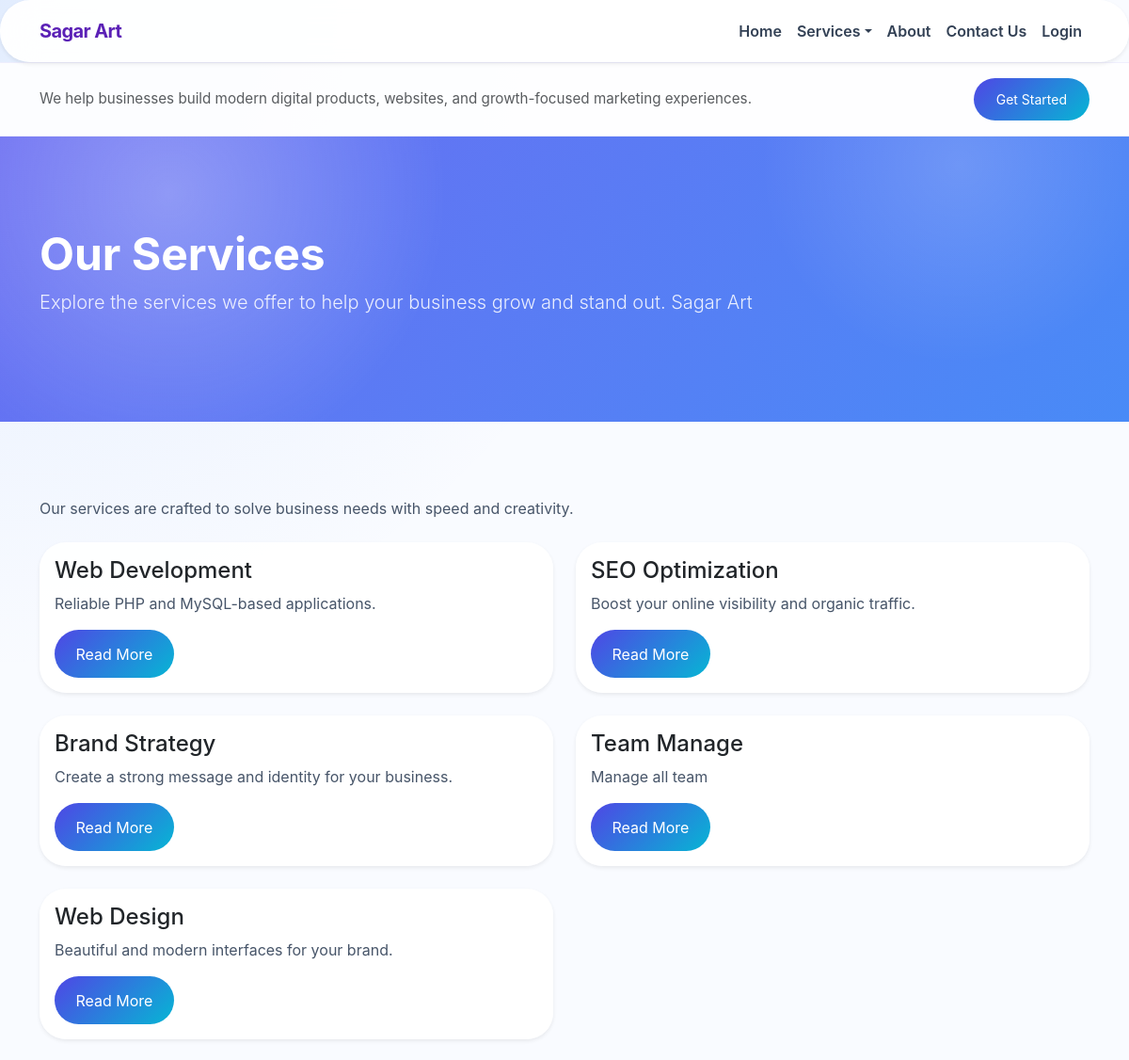
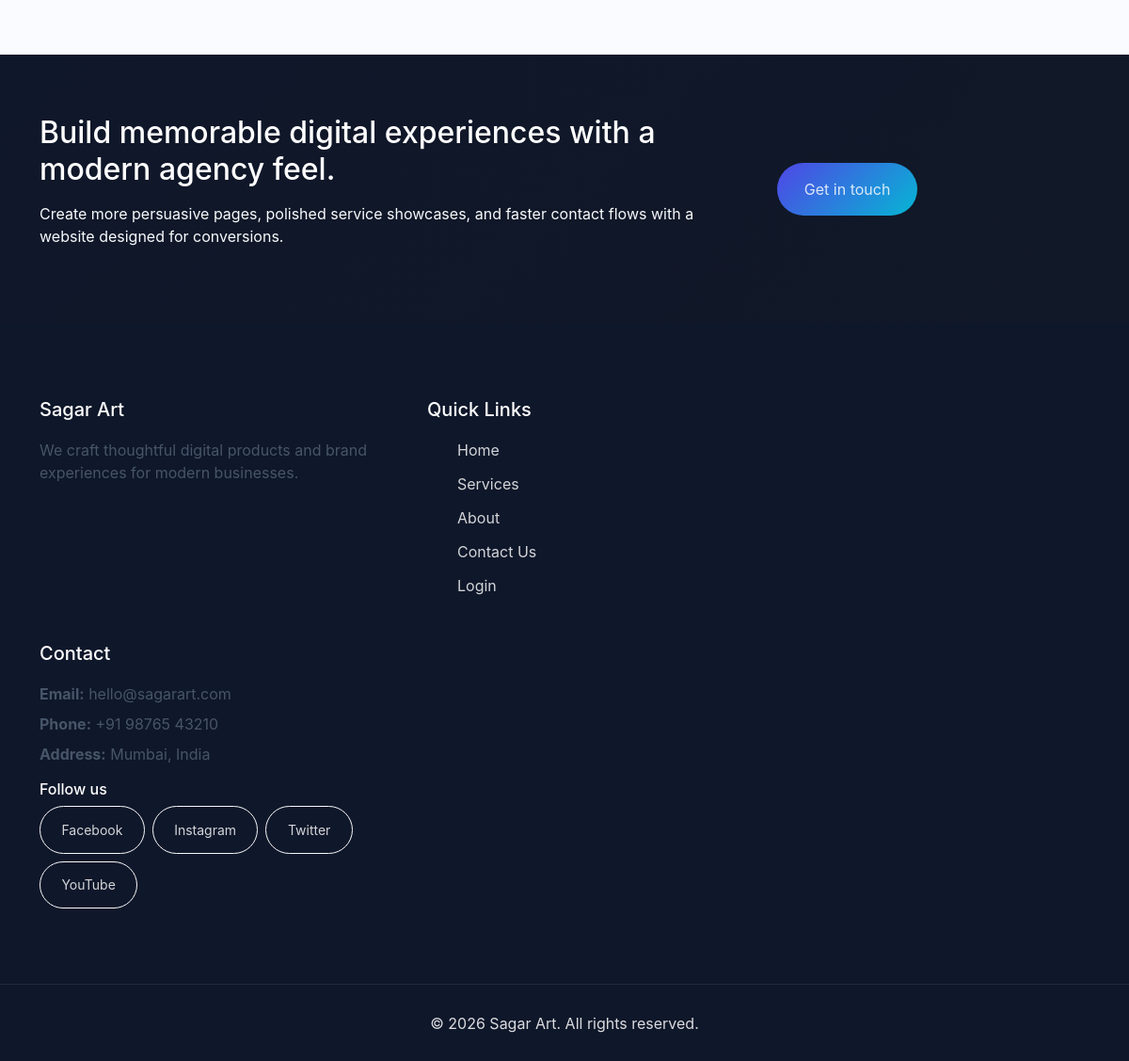
/services.php, run on the app's committed database (2 pictures, top to bottom).
### tables this page shows
CREATE TABLE `site_settings` (
  `id` int(11) NOT NULL,
  `site_name` varchar(255) NOT NULL DEFAULT 'Sagar Art',
  `tagline` varchar(255) DEFAULT NULL,
  `footer_about` text DEFAULT NULL,
  `footer_email` varchar(255) DEFAULT NULL,
  `footer_phone` varchar(255) DEFAULT NULL,
  `footer_address` text DEFAULT NULL,
  `footer_copyright` varchar(255) DEFAULT NULL,
  `header_text` text DEFAULT NULL,
  `header_cta_text` varchar(255) DEFAULT NULL,
  `header_cta_link` varchar(255) DEFAULT NULL,
  `favicon_url` varchar(255) DEFAULT NULL,
  `logo_url` varchar(255) DEFAULT NULL,
  `meta_title` varchar(255) DEFAULT NULL,
  `meta_description` text DEFAULT NULL,
  `facebook_url` varchar(255) DEFAULT NULL,
  `instagram_url` varchar(255) DEFAULT NULL,
  `twitter_url` varchar(255) DEFAULT NULL,
  `youtube_url` varchar(255) DEFAULT NULL
);

CREATE TABLE `menu_items` (
  `id` int(11) NOT NULL,
  `label` varchar(255) NOT NULL,
  `link` varchar(255) NOT NULL,
  `menu_order` int(11) NOT NULL DEFAULT 0,
  `is_active` tinyint(1) NOT NULL DEFAULT 1,
  `has_dropdown` tinyint(1) NOT NULL DEFAULT 0
);

CREATE TABLE `pages` (
  `id` int(11) NOT NULL,
  `slug` varchar(100) NOT NULL,
  `title` varchar(255) NOT NULL,
  `content` text NOT NULL,
  `hero_title` varchar(255) DEFAULT NULL,
  `hero_text` text DEFAULT NULL,
  `image_url` varchar(255) DEFAULT NULL,
  `show_in_menu` tinyint(1) NOT NULL DEFAULT 1,
  `menu_order` int(11) NOT NULL DEFAULT 0,
  `hero_video_url` varchar(255) DEFAULT NULL
);

CREATE TABLE `services` (
  `id` int(11) NOT NULL,
  `title` varchar(255) NOT NULL,
  `slug` varchar(100) NOT NULL,
  `summary` text NOT NULL,
  `content` text NOT NULL,
  `image_url` varchar(255) DEFAULT NULL,
  `display_order` int(11) NOT NULL DEFAULT 0,
  `is_featured` tinyint(1) NOT NULL DEFAULT 0
);

### includes/config.php (called while the page is built, shortened)
<?php
function getPageContent($conn, $slug) {
    $stmt = $conn->prepare('SELECT id, slug, title, content, hero_title, hero_text, image_url, hero_video_url, show_in_menu, menu_order FROM pages WHERE slug = ? LIMIT 1');
    $stmt->bind_param('s', $slug);
    $stmt->execute();
    $result = $stmt->get_result();
    return $result->fetch_assoc();
}
function getHeaderMenuItems($conn) {
    $result = $conn->query('SELECT id, label, link, has_dropdown FROM menu_items WHERE is_active = 1 ORDER BY menu_order ASC, id ASC');
    return $result ? $result->fetch_all(MYSQLI_ASSOC) : [];
}
function getSiteSettings($conn) {
    $result = $conn->query('SELECT * FROM site_settings ORDER BY id DESC LIMIT 1');
    $settings = $result ? $result->fetch_assoc() : [];
    $defaults = [
        'site_name' => 'Sagar Art',
        'tagline' => 'Creative digital experiences that elevate brands.',
        'header_text' => 'We help businesses build modern digital products, websites, and growth-focused marketing experiences.',
        'header_cta_text' => 'Get Started',
        'header_cta_link' => 'contact.php',
        'footer_about' => 'We craft thoughtful digital products and brand experiences for modern businesses.',
        'footer_email' => 'hello@sagarart.com',
        'footer_phone' => '+91 98765 43210',
        'footer_address' => 'Mumbai, India',
        'footer_copyright' => '© 2026 Sagar Art. All rights reserved.',
        'favicon_url' => '',
        'logo_url' => '',
        'meta_title' => '',
        'meta_description' => '',
        'facebook_url' => '',
        'instagram_url' => '',
        'twitter_url' => '',
        'youtube_url' => ''
    ];
    return $settings;
}
function getServices($conn) {
    $result = $conn->query('SELECT id, title, slug, summary, content, image_url, display_order, is_featured FROM services ORDER BY display_order ASC, id ASC');
    return $result ? $result->fetch_all(MYSQLI_ASSOC) : [];
}
?>

### services.php (the view, shortened to what this page needs)
<?php
require 'includes/config.php';
$page = getPageContent($conn, 'services');
$services = getServices($conn);
?>
<!DOCTYPE html>
<html lang="en">
<head>
  <link href="https://cdn.jsdelivr.net/npm/bootstrap@5.3.3/dist/css/bootstrap.min.css" rel="stylesheet">
  <link rel="stylesheet" href="assets/css/style.css">
</head>
<body>
  <?php include 'includes/header.php'; ?>
  <section class="page-hero text-white d-flex align-items-center">
    <div class="container">
      <h1 class="display-5 fw-bold"><?php echo htmlspecialchars($page['hero_title'] ?? $page['title']); ?></h1>
      <p class="lead"><?php echo htmlspecialchars($page['hero_text'] ?? ''); ?></p>
    </div>
  </section>
  <section class="py-5">
    <div class="container">
      <p class="mb-4"><?php echo nl2br(htmlspecialchars($page['content'])); ?></p>
      <div class="row g-4">
        <?php foreach ($services as $service): ?>
          <div class="col-md-6">
            <div class="card h-100 shadow-sm">
              <div class="card-body">
                <h4 class="card-title"><?php echo htmlspecialchars($service['title']); ?></h4>
                <p class="card-text"><?php echo htmlspecialchars($service['summary']); ?></p>
                <a href="service.php?slug=<?php echo urlencode($service['slug']); ?>" class="btn btn-primary">Read More</a>
              </div>
            </div>
          </div>
        <?php endforeach; ?>
      </div>
    </div>
  </section>
  <?php include 'includes/footer.php'; ?>
</body>
</html>

### includes/header.php (shortened to what this page needs)
<?php
$siteSettings = getSiteSettings($conn);
$headerMenuItems = getHeaderMenuItems($conn);
?>
<nav class="navbar navbar-expand-lg sticky-top">
  <div class="container">
    <a class="navbar-brand fw-bold d-flex align-items-center gap-2" href="index.php">
      <span><?php echo htmlspecialchars($siteSettings['site_name'] ?? 'Sagar Art'); ?></span>
    </a>
    <div class="collapse navbar-collapse" id="navbarNav">
      <ul class="navbar-nav ms-auto align-items-lg-center">
        <?php foreach ($headerMenuItems as $headerMenuItem): ?>
          <?php $children = getMenuChildren($conn, (int)$headerMenuItem['id']); ?>
          <?php if (!empty($children) && !empty($headerMenuItem['has_dropdown'])): ?>
            <li class="nav-item dropdown">
              <a class="nav-link dropdown-toggle" href="<?php echo htmlspecialchars($headerMenuItem['link']); ?>" role="button" data-bs-toggle="dropdown"><?php echo htmlspecialchars($headerMenuItem['label']); ?></a>
            </li>
          <?php else: ?>
            <li class="nav-item">
              <a class="nav-link" href="<?php echo htmlspecialchars($headerMenuItem['link']); ?>"><?php echo htmlspecialchars($headerMenuItem['label']); ?></a>
            </li>
          <?php endif; ?>
        <?php endforeach; ?>
      </ul>
    </div>
  </div>
</nav>
<?php if (!empty($siteSettings['header_text']) || !empty($siteSettings['header_cta_text'])): ?>
  <div class="header-banner py-3">
    <div class="container d-flex flex-column flex-md-row justify-content-between align-items-center gap-3">
      <?php if (!empty($siteSettings['header_text'])): ?>
        <div class="header-banner-text text-muted"><?php echo htmlspecialchars($siteSettings['header_text']); ?></div>
      <?php endif; ?>
      <?php if (!empty($siteSettings['header_cta_text']) && !empty($siteSettings['header_cta_link'])): ?>
        <a href="<?php echo htmlspecialchars($siteSettings['header_cta_link']); ?>" class="btn btn-sm btn-primary px-4"><?php echo htmlspecialchars($siteSettings['header_cta_text']); ?></a>
      <?php endif; ?>
    </div>
  </div>
<?php endif; ?>

### includes/footer.php (shortened to what this page needs)
<?php
$siteSettings = getSiteSettings($conn);
$footerLinks = getHeaderMenuItems($conn);
?>
<footer class="site-footer">
  <div class="footer-top">
    <div class="container">
      <div class="row align-items-center gap-4">
        <div class="col-lg-8">
          <h2 class="text-white mb-3">Build memorable digital experiences with a modern agency feel.</h2>
          <p class="text-white-75">Create more persuasive pages, polished service showcases, and faster contact flows with a website designed for conversions.</p>
        </div>
        <div class="col-lg-auto">
          <a href="contact.php" class="btn btn-primary">Get in touch</a>
        </div>
      </div>
    </div>
  </div>
  <div class="container py-5">
    <div class="row footer-grid">
      <div class="col-md-4 footer-widget">
        <h5><?php echo htmlspecialchars($siteSettings['site_name'] ?? 'Sagar Art'); ?></h5>
        <p><?php echo htmlspecialchars($siteSettings['footer_about'] ?? 'We help digital brands grow with premium websites, app experiences, and creative marketing solutions.'); ?></p>
      </div>
      <div class="col-md-4 footer-widget">
        <h5>Quick Links</h5>
        <ul class="footer-links">
          <?php foreach ($footerLinks as $link): ?>
            <li><a href="<?php echo htmlspecialchars($link['link']); ?>"><?php echo htmlspecialchars($link['label']); ?></a></li>
          <?php endforeach; ?>
        </ul>
      </div>
      <div class="col-md-4 footer-widget">
        <h5>Contact</h5>
        <p class="mb-2"><strong>Email:</strong> <?php echo htmlspecialchars($siteSettings['footer_email'] ?? ''); ?></p>
        <p class="mb-2"><strong>Phone:</strong> <?php echo htmlspecialchars($siteSettings['footer_phone'] ?? ''); ?></p>
        <p class="mb-0"><strong>Address:</strong> <?php echo htmlspecialchars($siteSettings['footer_address'] ?? ''); ?></p>
        <?php $socialLinks = [
          ['label' => 'Facebook', 'url' => $siteSettings['facebook_url'] ?? ''],
          ['label' => 'Instagram', 'url' => $siteSettings['instagram_url'] ?? ''],
          ['label' => 'Twitter', 'url' => $siteSettings['twitter_url'] ?? ''],
          ['label' => 'YouTube', 'url' => $siteSettings['youtube_url'] ?? '']
        ]; ?>
        <?php $activeSocialLinks = array_filter($socialLinks, static function ($link) { return !empty($link['url']); }); ?>
        <?php if (!empty($activeSocialLinks)): ?>
          <div class="mt-3">
            <h6 class="text-white">Follow us</h6>
            <div class="d-flex flex-wrap gap-2">
              <?php foreach ($activeSocialLinks as $socialLink): ?>
                <a href="<?php echo htmlspecialchars($socialLink['url']); ?>" target="_blank" rel="noreferrer" class="btn btn-sm btn-outline-light"><?php echo htmlspecialchars($socialLink['label']); ?></a>
              <?php endforeach; ?>
            </div>
          </div>
        <?php endif; ?>
      </div>
    </div>
  </div>
  <div class="footer-bottom">
    <div class="container">
      <p class="mb-0"><?php echo htmlspecialchars($siteSettings['footer_copyright'] ?? '© 2026 Sagar Art. All rights reserved.'); ?></p>
    </div>
  </div>
</footer>

### assets/css/style.css (style rules this page uses)
:root { --bg-base: #f9fbff; --bg-surface: rgba(255, 255, 255, 0.95); --text-base: #0f172a; --text-muted: #475569; --accent-strong: #5b21b6; --accent-soft: #3b82f6; --accent-fade: #a78bfa; --shadow-soft: 0 24px 60px rgba(15, 23, 42, 0.08); }
* { box-sizing: border-box; }
body { margin: 0; font-family: 'Inter', 'Segoe UI', Arial, sans-serif; background: radial-gradient(circle at top left, rgba(59, 130, 246, 0.12), transparent 28%), radial-gradient(circle at bottom right, rgba(139, 92, 246, 0.14), transparent 22%), var(--bg-base); color: var(--text-base); }
a { color: inherit; }
.navbar { background: rgba(255, 255, 255, 0.95) !important; border-radius: 2rem; padding: 0.8rem 1.5rem; box-shadow: 0 18px 40px rgba(15, 23, 42, 0.08); backdrop-filter: blur(18px); }
.navbar-brand { font-weight: 800; letter-spacing: -0.03em; }
.navbar-brand span { color: var(--accent-strong); }
.navbar .nav-link { color: #334155 !important; font-weight: 600; transition: color 0.25s ease, transform 0.25s ease; }
.header-banner { background: rgba(255, 255, 255, 0.88); border-top: 1px solid rgba(79, 70, 229, 0.08); border-bottom: 1px solid rgba(79, 70, 229, 0.08); }
.header-banner-text { color: #475569; font-size: 0.95rem; }
.header-banner .btn { padding: 0.75rem 1.5rem; }
.hero-section, .page-hero { position: relative; overflow: hidden; padding: 6rem 0; background: linear-gradient(135deg, rgba(99, 102, 241, 0.95), rgba(59, 130, 246, 0.93)); }
.hero-section::before, .page-hero::before { content: ''; position: absolute; inset: 0; background: radial-gradient(circle at 15% 20%, rgba(255, 255, 255, 0.28), transparent 28%), radial-gradient(circle at 85% 10%, rgba(255, 255, 255, 0.16), transparent 20%); }
.hero-section .container, .page-hero .container { position: relative; z-index: 1; }
.hero-section h1, .page-hero h1 { color: #fff; }
.hero-section p, .page-hero p, .hero-section .lead, .page-hero .lead { color: rgba(255, 255, 255, 0.87); }
.section-shell, .py-5 { padding-top: 5rem !important; padding-bottom: 5rem !important; }
.section-shell .container, .py-5 .container { position: relative; }
.section-shell p, .py-5 p { color: var(--text-muted); }
.card, .admin-card, .footer-card { border: 0; border-radius: 1.75rem; background: var(--bg-surface); box-shadow: var(--shadow-soft); }
.btn { border-radius: 999px; padding: 0.85rem 1.4rem; }
.btn-primary, .btn-primary:focus, .btn-primary:hover { background: linear-gradient(135deg, #4f46e5, #06b6d4); border: none; color: #fff; }
.footer-top { padding: 4rem 0; background: linear-gradient(135deg, #0f172a, #111827); color: #f8fafc; }
.footer-top .btn { padding: 1rem 1.8rem; }
.site-footer { background: #0f172a; color: rgba(255, 255, 255, 0.85); }
.site-footer a { color: rgba(255, 255, 255, 0.82); }
.footer-grid { gap: 2rem; }
.footer-widget h5 { color: #fff; margin-bottom: 1.2rem; }
.footer-links li { list-style: none; margin-bottom: 0.75rem; }
.footer-links li a { text-decoration: none; }
.footer-bottom { padding: 1.8rem 0; text-align: center; border-top: 1px solid rgba(255, 255, 255, 0.08); }

### data on the page
site_settings: site_name "Sagar Art", header_text "We help businesses build modern digital products, websites, and growth-focused marketing experiences.", header_cta_text "Get Started", footer_about "We craft thoughtful digital products and brand experiences for modern businesses.", footer_email "hello@sagarart.com", footer_phone "+91 98765 43210", footer_address "Mumbai, India", footer_copyright "© 2026 Sagar Art. All rights reserved."
menu_items: label "Home"
menu_items: label "Services"
menu_items: label "About"
menu_items: label "Contact Us"
menu_items: label "Login"
pages: hero_title "Our Services", hero_text "Explore the services we offer to help your business grow and stand out. Sagar Art", content "Our services are crafted to solve business needs with speed and creativity."
services: title "Web Development", summary "Reliable PHP and MySQL-based applications."
services: title "SEO Optimization", summary "Boost your online visibility and organic traffic."
services: title "Brand Strategy", summary "Create a strong message and identity for your business."
services: title "Team Manage", summary "Manage all team"
services: title "Web Design", summary "Beautiful and modern interfaces for your brand."

### other printed values
$socialLink['label'] "Facebook"
$socialLink['label'] "Instagram"
$socialLink['label'] "Twitter"
$socialLink['label'] "YouTube"
